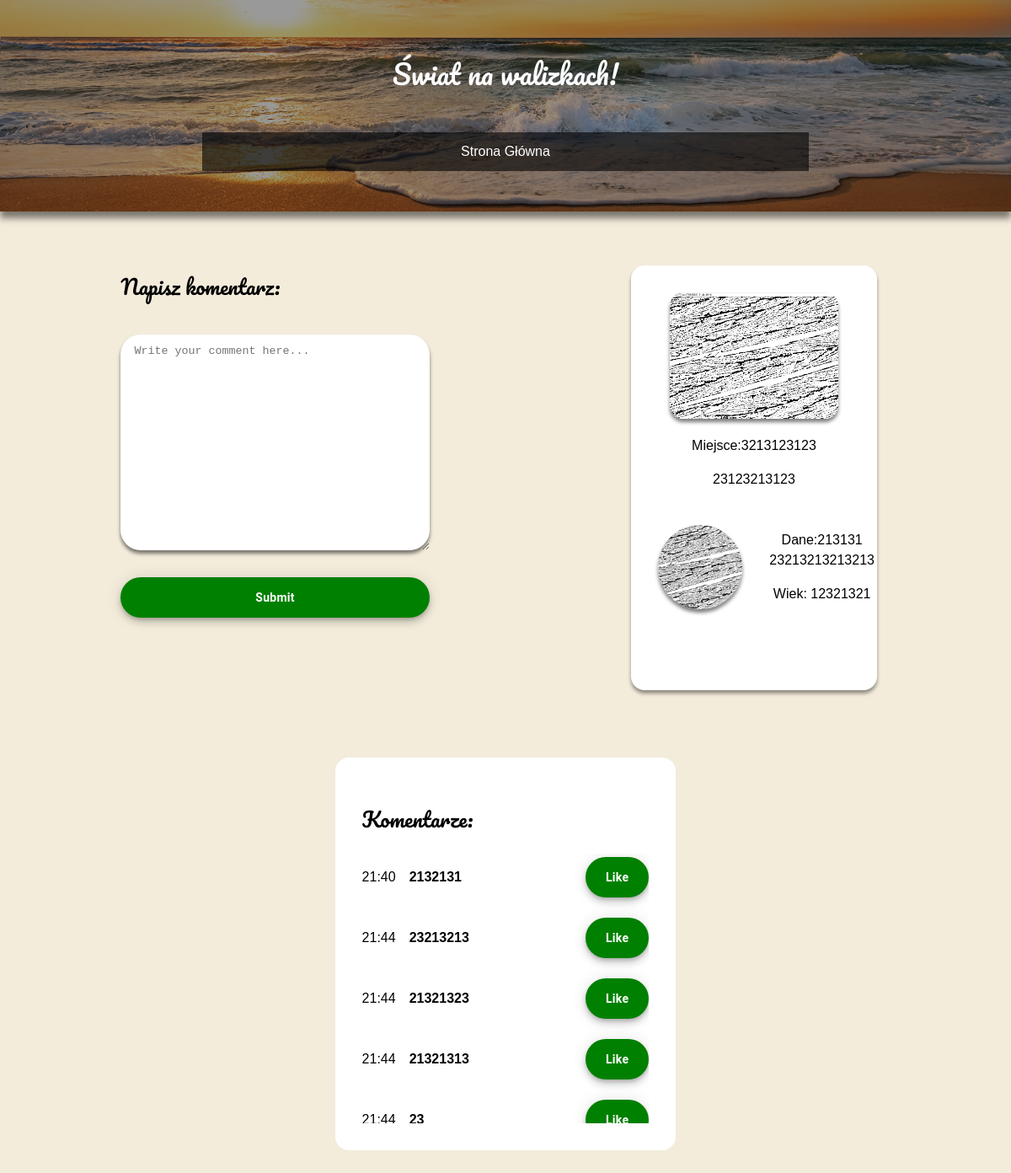
The app's page /post/2/ with its own data.
### www/models.py (models this page shows, shortened)
class Post(models.Model):
    name = models.CharField(max_length=40)
    surname = models.CharField(max_length=40)
    age = models.CharField(max_length=40)
    place = models.CharField(max_length=40)
    userphoto = models.ImageField(upload_to='images')
    photo = models.ImageField(upload_to='images')
    text = models.CharField(max_length=100, default='')
    create = models.DateTimeField(auto_now=False, auto_now_add=True)

class Comment(models.Model):
    post = models.ForeignKey(Post, on_delete=models.CASCADE)
    text = models.TextField(max_length=50)
    created_at = models.DateTimeField(auto_now_add=True)

### www/views.py (the view)
# urls.py: path('post/<int:post_id>/', views.post_detail, name='post_detail'),
def post_detail(request, post_id):
    post = get_object_or_404(Post, id=post_id)
    if request.method == 'POST':
        form = CommentForm(request.POST)
        if form.is_valid():
            comment = form.save(commit=False)
            comment.post = post
            comment.save()
            return redirect('post_detail', post_id=post_id)
    else:
        form = CommentForm()
    added_comment_list = post.comment_set.all()
    return render(request, 'www/post_detail.html', {'form': form, 'post': post, 'added_comment_list': added_comment_list})

### www/forms.py
class CommentForm(forms.ModelForm):
    text = forms.CharField(max_length=200, widget=forms.Textarea(attrs={'placeholder': 'Write your comment here...','class':'add_comment_text_area'}))
    post_id = forms.IntegerField(widget=forms.HiddenInput)
    class Meta:
        model = Comment
        fields = ['text']

### www/templates/www/post_detail.html (shortened to what this page needs)
<!DOCTYPE html>
<html lang="en">
<head>
    {% load static %}
    <link rel="stylesheet" href="{% static 'header_about.css' %}">
    <link rel="stylesheet" href="{% static 'comment.css' %}">
    <link rel="stylesheet" href="{% static 'form.css' %}">
    <link rel="stylesheet" href="{% static 'users_gallery.css' %}">
    <link rel="stylesheet" href="https://cdnjs.cloudflare.com/ajax/libs/font-awesome/6.5.2/css/all.min.css" />
</head>
<body>
    <section class="header_about">
        <header>
            <h1>Świat na walizkach! </h1>
            <nav>
                <ul class="navi">
                    <li><a href="{% url 'index' %}" >Strona Główna</a></li>
                </ul>
            </nav>
        </header>
    </section>
    <div class="container">
        <section class="comment_section">
            <form class="add_comment_form" method="POST" enctype="multipart/form-data">
                <h2>Napisz komentarz:</h2>
                    {{form.text}}
                <button type="submit">Submit</button>
            </form>
            <div class="post" >
                <div class="post_text_container">
                    <img class="post_photo" src="{{post.photo.url}}" alt="{{post.name}}">
                    <p>Miejsce:{{post.place}}</p>
                    <p>{{post.text}}</p>
                </div>
                <div class="post_data">
                    <img class="post_userphoto" src="{{post.userphoto.url}}" alt="{{post.name}}">
                    <div class="about_me_data_text">
                        <p>Dane:{{post.name}} {{post.surname}} </p>
                        <p>Wiek: {{post.age}} </p>
                    </div>
                </div>
            </div>
        </section>
        <div class="view_added_comment">
            <h2>Komentarze:</h2>
            <div class="comment_list">
                {% for comment in added_comment_list %}
                    <div class="comment">
                        <div class="comment_data">
                            <p>{{ comment.created_at|date:"H:i" }}</p>
                            <p><b>{{ comment.text }}</b></p>
                        </div>
                        <form class="like" action="{% url 'like_comment' comment.id %}" method="POST" enctype="multipart/form-data">
                            <button type="submit" class="like-button">Like</button>
                        </form>
                    </div>
                {% endfor %}
            </div>
        </div>
    </div>
</body>
</html>

### www/static/header_about.css (style rules this page uses)
body { margin: 0; background-color: #f3ecdb; }
header { display: flex; flex-direction: column; align-items: center; text-align: center; }
.header_about { background-image: url("tło2.jpg"); background-size:cover ; background-repeat: no-repeat; background-position: center; padding: 2rem 5rem; color: #fff; position: relative; z-index: 0; margin-bottom: 1rem; box-shadow: 0px 8px 8px rgba(0, 0, 0, 0.5); }
.header_about::before { content: ''; position: absolute; top: 0; left: 0; width: 100%; height: 100%; background-color: rgba(0, 0, 0, 0.4); z-index: -1; }
nav { display: flex; flex-direction: column; align-items: center; }
h1 { font-size: 2rem; font-family: "Pacifico", cursive; font-weight: 400; }
ul { text-align: center; position: relative; z-index: 0; width: 60vw; padding: 0; }
li { font-family: Arial, Helvetica, sans-serif; display: inline; }
a { color: #fff; padding: 14px 20px; text-decoration: none; display: inline-block; }
.navi::before { content: ''; position: absolute; top: 0; left: 0; width: 100%; height: 100%; background-color: rgba(0, 0, 0, 0.6); z-index: -1; }
h2 { font-family: "Pacifico", cursive; font-weight: 400; }
p { line-height: 24px; font-family: Arial, Helvetica, sans-serif; }

### www/static/comment.css (style rules this page uses)
.container { display: flex; flex-direction: column; align-items: center; padding:2rem; }
.comment_section { display: flex; justify-content: space-around; width: 100%; }
.view_added_comment { padding: 2rem; margin-top: 4rem; width: 30%; background-color: #FFF; border-radius: 16px; }
.comment_list { height: 40vh; overflow: auto; }
.comment { display: flex; justify-content: space-between; margin-bottom: 1rem; }
.comment_data { display: flex; }
.comment_data > p { margin-right: 1rem; }
.like { display: flex; flex-direction: row-reverse; align-items: center; justify-content: center; }
.like-button { margin-top: 0; }

### www/static/form.css (style rules this page uses)
#id_text { margin-top: 1rem; background-color: #fff; border-radius: 24px; line-height: 24px; border: none; color:#000; padding:0.5rem 1rem ; box-shadow: 0px 4px 4px rgba(0, 0, 0, 0.5); }
button { font-weight: bolder; margin-top: 2rem; align-items: center; appearance: none; background-color: green; border-radius: 24px; border-style: none; box-shadow: rgba(0, 0, 0, 0.2) 0 3px 5px -1px,rgba(0, 0, 0, 0.14) 0 6px 10px 0,rgba(0, 0, 0, 0.12) 0 1px 18px 0; box-sizing: border-box; color: #fff; cursor: pointer; display: inline-flex; fill: currentcolor; font-family: "Google Sans",Roboto,Arial,sans-serif; font-size: 14px; height: 48px; justify-content: center; letter-spacing: .25px; line-height: normal; max-width: 100%; overflow: visible; padding: 2px 24px; position: relative; text-align: center; text-transform: none; transition: ease-in-out 0.5s; user-select: none; -webkit-user-select: none; touch-action: manipulation; width: auto; will-change: transform,opacity; z-index: 0; }
form { display: flex; flex-direction: column; }

### www/static/users_gallery.css (style rules this page uses)
.post { background-color: #fff; color:#000; text-align: center; height: auto; border-radius: 16px; width: 20%; height: 55vh; box-shadow: 0px 4px 4px rgba(0, 0, 0, 0.4); margin: 1rem; padding: 2rem; }
.post_photo { border-radius: 16px; width: 200px; height: 150px; object-fit: cover; box-shadow: 0px 4px 4px rgba(0, 0, 0, 0.5); }
.post_data { display: flex; align-items: center; justify-content: space-around; flex-direction:row ; margin: 2rem 0; }
.post_userphoto { width: 100px; height:100px; margin-right: 2rem; object-fit: cover; border-radius: 50%; box-shadow: 0px 4px 4px rgba(0, 0, 0, 0.5); }

### records on screen
Post: photo (picture), place "3213123123", text "23123213123", userphoto (picture), name "213131", surname "23213213213213", age "12321321"
Comment: created_at "21:40", text "2132131"
Comment: created_at "21:44", text "23213213"
Comment: created_at "21:44", text "21321323"
Comment: created_at "21:44", text "21321313"
Comment: created_at "21:44", text "23"
